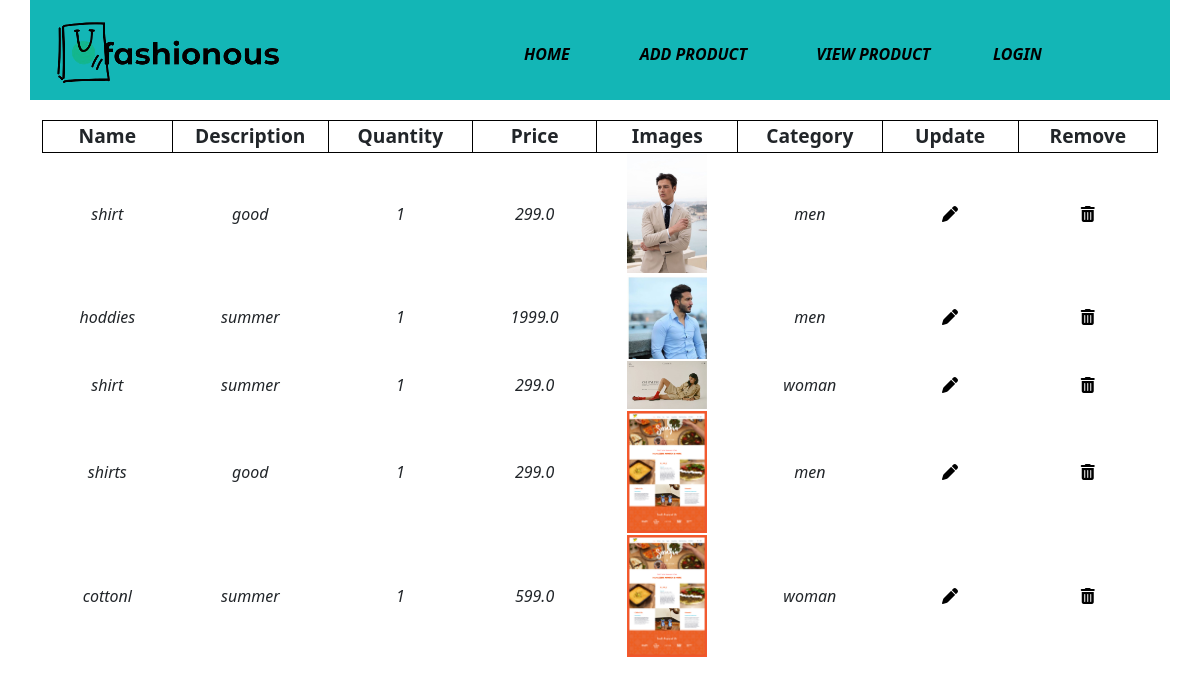
The page /seller/view_product/ (signed in) on the database as committed earlier.
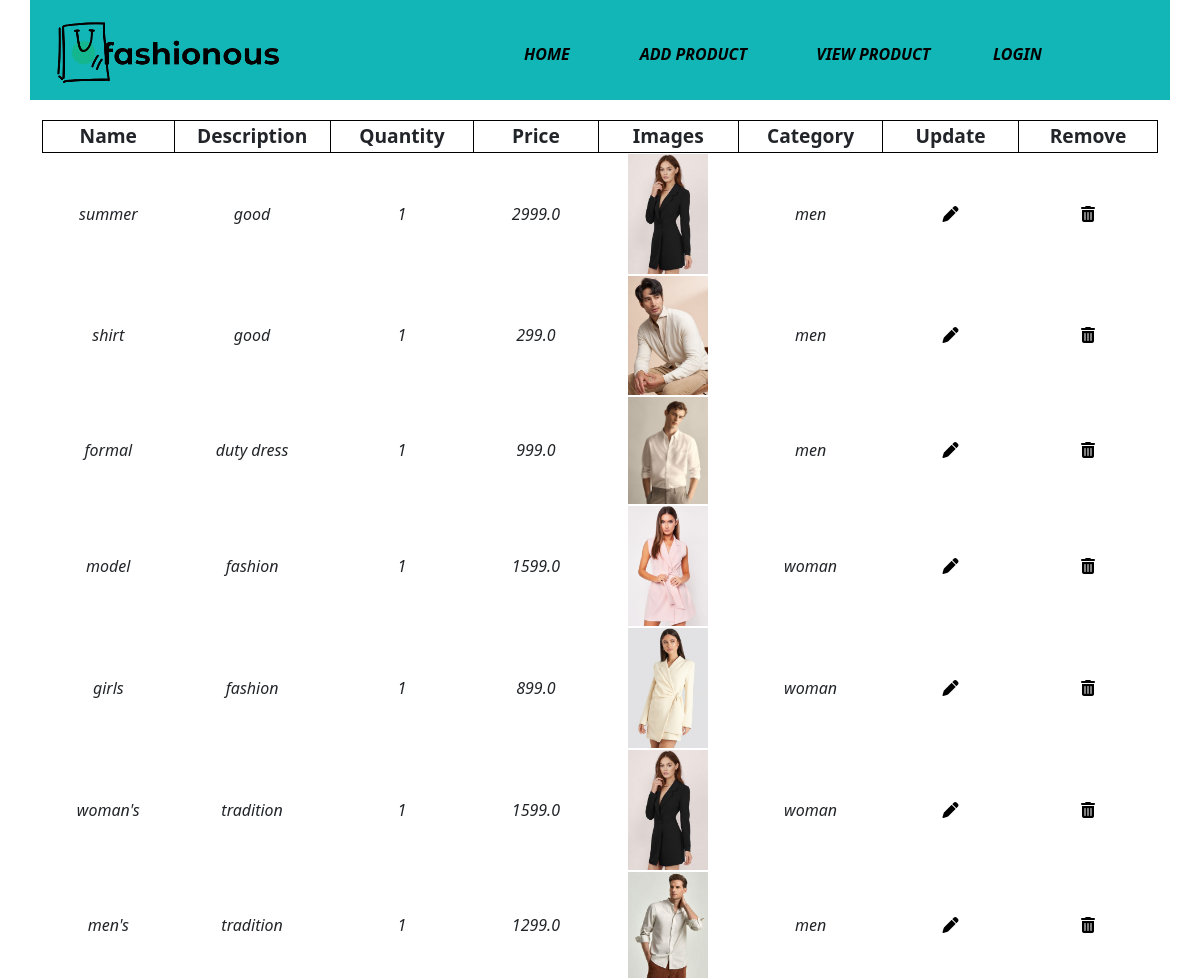
The same page on the database as committed later.
### seller/models.py (models this page shows, shortened)
class Product(models.Model):
    name=models.TextField(max_length=100,null=True)
    description=models.TextField(max_length=100,null=True)
    quantity=models.IntegerField(null=True)
    price=models.FloatField(null=True)
    image=models.ImageField(upload_to='product',null=True)
    category=models.ForeignKey(Category,on_delete=models.CASCADE,null=True)

class Category(models.Model):
    name=models.TextField(max_length=100,null=True)

### seller/views.py (the view)
# urls.py: path('view_product/',views.view_product,name='view_product'),
def view_product(request):
    if 'seller' in request.session:
        pdt=Product.objects.all()
        return render(request,'seller/view_product.html',{'pdt':pdt})
    else:
        return render(request,'seller/s_home.html')

### seller/templates/seller/view_product.html (shortened to what this page needs)
{% load static %}
<!DOCTYPE html>
<html lang="en">
<head>
    <link rel="stylesheet" href="https://cdn.jsdelivr.net/npm/bootstrap@5.3.2/dist/css/bootstrap.min.css">
    <link rel="stylesheet" href="https://cdnjs.cloudflare.com/ajax/libs/font-awesome/6.5.1/css/all.min.css">
</head>
<body>
    <div class="container">
        <div class="row" id="row1">
            <div class="col-3">
                <img src="{% static 'images/fashionous_logo.jpg' %}" alt="" style="width: 250px; mix-blend-mode: darken;">
            </div>
            <div class="col-9">
                <form action="" method="post">
                    <table id="tabble1">
                        <tr>
                            <th><button style="margin-left: 70px;"><a href="{% url 'seller:s_home' %}">HOME</a></button></th>
                            <th><button><a href="{% url 'seller:add_product' %}">ADD PRODUCT</a></button></th>
                            <th><button><a href="{% url 'seller:view_product' %}">VIEW PRODUCT</a></button></th>
                            <th><button><a href="{% url 'seller:s_login' %}">LOGIN</a></button></th>
                        </tr>
                    </table>
                </form>
            </div>
        </div>
        <div class="row" id="row2">
            <div class="col-12">
                <table>
                    <tr>
                        <th>Name</th>
                        <th>Description</th>
                        <th>Quantity</th>
                        <th>Price</th>
                        <th>Images</th>
                        <th>Category</th>
                        <th>Update</th>
                        <th>Remove</th>
                    </tr>
                    {% for i in pdt %}
                    <tr>
                        <td>{{i.name}}</td>
                        <td>{{i.description}}</td>
                        <td>{{i.quantity}}</td>
                        <td>{{i.price}}</td>
                        <td><img src="{{i.image.url}}" alt="" width="80px"></td>
                        <td>{{i.category.name}}</td>
                        <td><a href="{% url 'seller:update_product' i.id %}" style="color: black;"><i class="fa-solid fa-pen"></i></a></td>
                        <td><a href="{% url 'seller:remove' i.id %}" style="color: black;"><i class="fa-solid fa-trash-can"></i></a></td>
                    </tr>
                    {% endfor %}
                </table>
            </div>
        </div>
    </div>
</body>
</html>

Rows that differ between the two databases and show on the page:
removed Product: name "shirt", description "good", quantity "1", price "299.0", image (picture), category.name "men"
removed Product: name "hoddies", description "summer", quantity "1", price "1999.0", image (picture), category.name "men"
removed Product: name "shirt", description "summer", quantity "1", price "299.0", image (picture), category.name "woman"
removed Product: name "shirts", description "good", quantity "1", price "299.0", image (picture), category.name "men"
removed Product: name "cottonl", description "summer", quantity "1", price "599.0", image (picture), category.name "woman"
added Product: name "summer", description "good", quantity "1", price "2999.0", image (picture), category.name "men"
added Product: name "shirt", description "good", quantity "1", price "299.0", image (picture), category.name "men"
added Product: name "formal", description "duty dress", quantity "1", price "999.0", image (picture), category.name "men"
added Product: name "model", description "fashion", quantity "1", price "1599.0", image (picture), category.name "woman"
added Product: name "girls", description "fashion", quantity "1", price "899.0", image (picture), category.name "woman"
added Product: name "woman's", description "tradition", quantity "1", price "1599.0", image (picture), category.name "woman"
added Product: name "men's", description "tradition", quantity "1", price "1299.0", image (picture), category.name "men"
